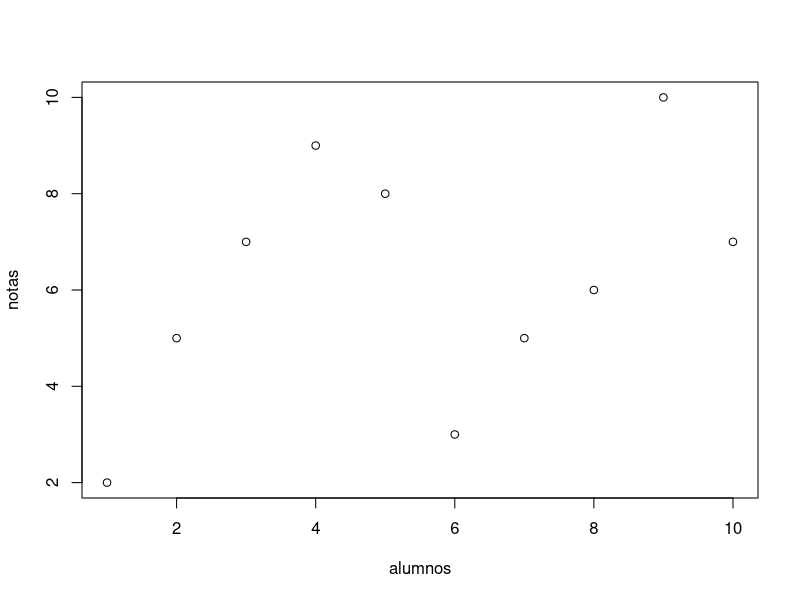
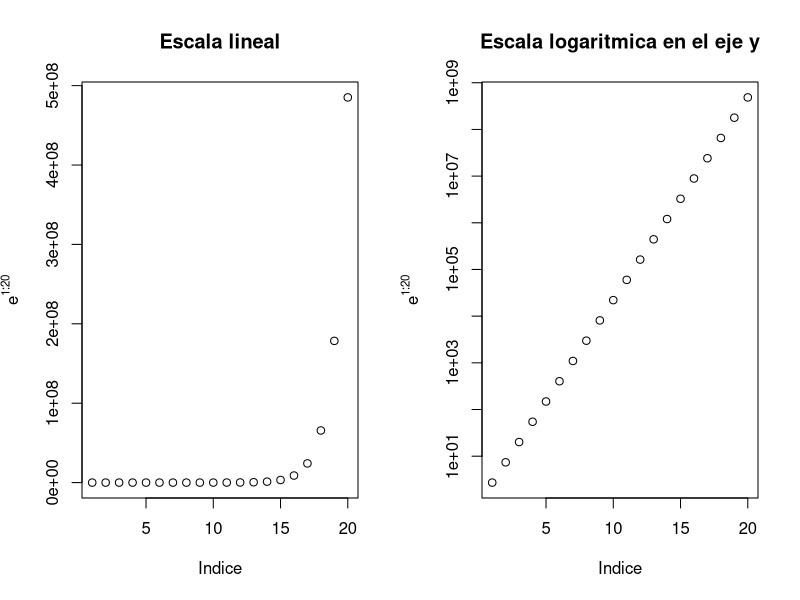
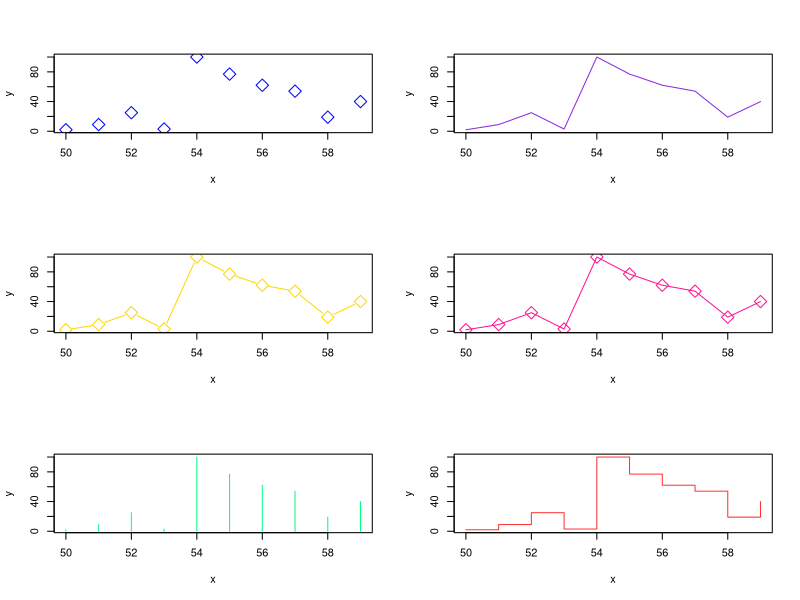
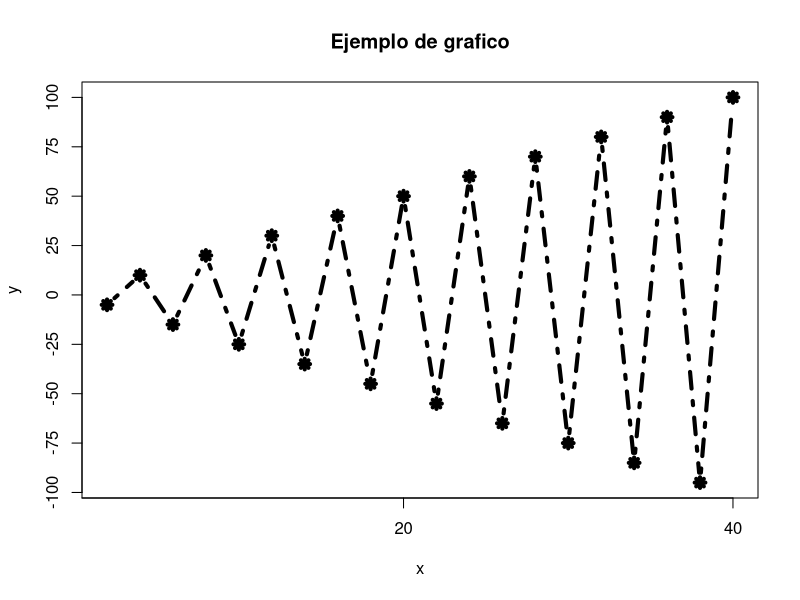
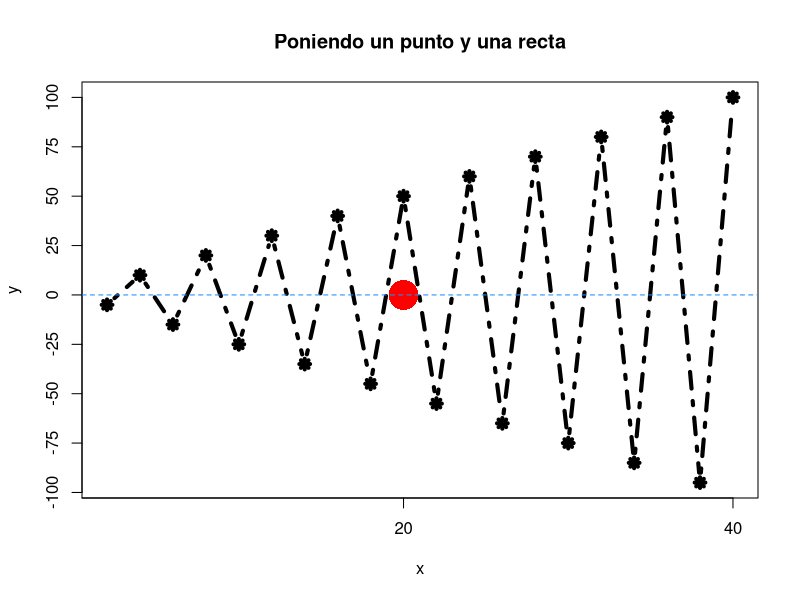
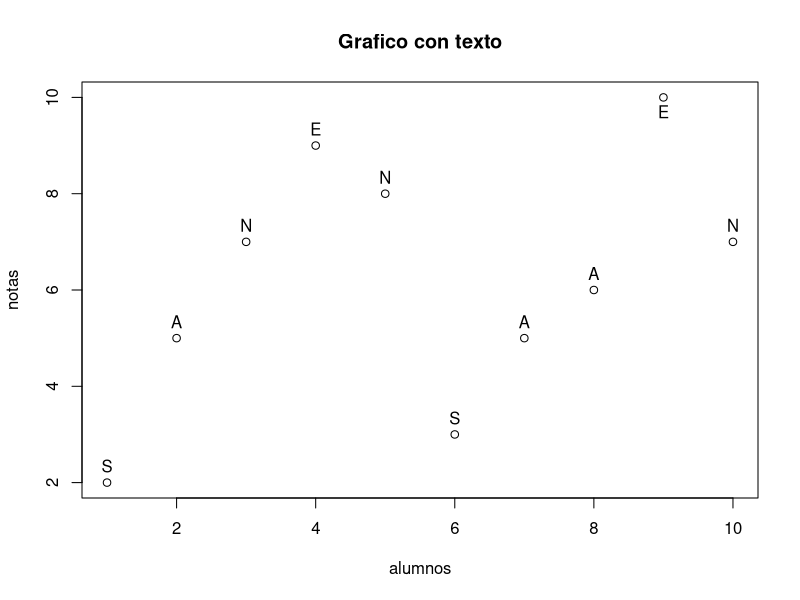
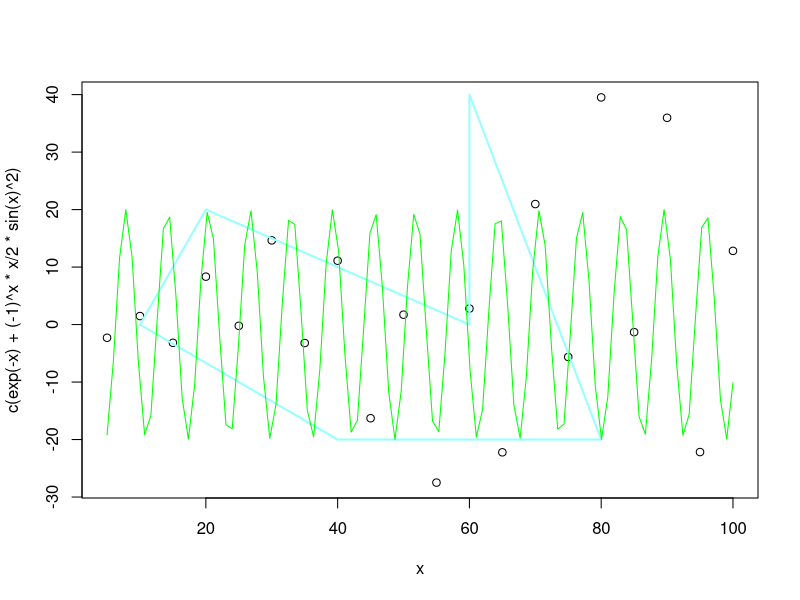
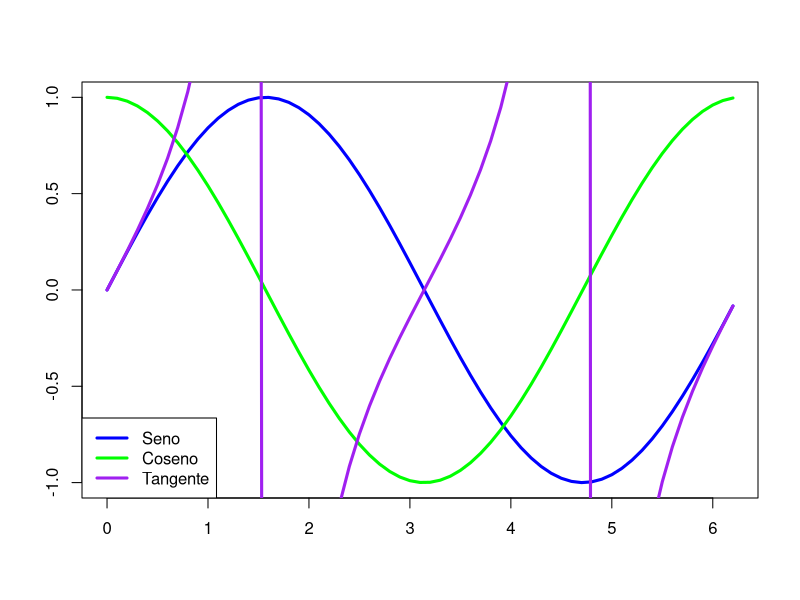

Recreate these plots in R, in order.
## ---- chunk 1
knitr::opts_chunk$set(echo = TRUE, comment = NA)
## ---- chunk 2
alumnos = c(1:10)
notas = c(2,5,7,9,8,3,5,6,10,7)
plot(alumnos,notas)
## ---- chunk 3
par(mfrow = c(1,2))
plot = plot(exp(1:20), xlab = "Indice", ylab = expression(e^{1:20}), 
            main = "Escala lineal")
plotLog = plot(exp(1:20), log = "y", xlab = "Indice", ylab = expression(e^{1:20}), 
               main = "Escala logaritmica en el eje y")
par(mfrow = c(1,1))
## ---- chunk 4
par(mfrow = c(3,2))
x = c(50:59)
y = c(2,9,25,3,100,77,62,54,19,40)
plot(x,y, pch = 23, cex = 2, col = "blue", type = "p")
plot(x,y, pch = 23, cex = 2, col = "blueviolet", type = "l")
plot(x,y, pch = 23, cex = 2, col = "gold", type = "b")
plot(x,y, pch = 23, cex = 2, col = "deeppink", type = "o")
plot(x,y, pch = 23, cex = 2, col = "springgreen", type = "h")
plot(x,y, pch = 23, cex = 2, col = "firebrick1", type = "s")
par(mfrow = c(1,1))
## ---- chunk 5
x = (2*(1:20))
y = (-1)^(1:20)*5*(1:20)
plot(x,y, main = "Ejemplo de grafico", pch = 8, cex = 1, type = "b", lty = 4, lwd = 4, 
     xaxp = c(0,40,2), yaxp = c(-100,100,8))
## ---- chunk 6
x = (2*(1:20))
y = (-1)^(1:20)*5*(1:20)
plot(x,y, main = "Poniendo un punto y una recta", pch = 8, 
     cex = 1, type = "b", lty = 4, lwd = 4, 
     xaxp = c(0,40,2), yaxp = c(-100,100,8))
points(20,0, col = "red", cex = 4, pch = 16)
abline (h = 0, lty = 2, col = "dodgerblue")
## ---- chunk 7
alumnos = c(1:10)
notas = c(2,5,7,9,8,3,5,6,10,7)
plot(alumnos,notas, main = "Grafico con texto")
text(alumnos,notas, labels = c("S","A","N","E","N","S","A","A","E","N"), 
     pos = c(rep(3,times = 8),1,3))
## ---- chunk 8
x = c(5*(1:20))
plot(x,c(exp(-x)+(-1)^x*x/2*sin(x)^2))
lines(c(20,10,40,80,60,60,20),c(20,0,-20,-20,40,0,20), lwd = 2, col = "darkslategray1")
curve(20*sin(x), add = TRUE, col = "green")
## ---- chunk 9
x = seq(0,2*pi,0.1)
plot(x,sin(x),type="l",col="blue",lwd=3,
     xlab="", ylab="")
lines(x,cos(x),col="green",lwd=3)
lines(x, tan(x), col="purple",lwd=3)
legend("bottomleft",col=c("blue","green","purple"),
     legend=c("Seno","Coseno", "Tangente"), lwd=3, bty="l")
## ---- chunk 10
x = c(5*(1:10))
plot(x,c(exp(-x)+(-1)^x*x/2*sin(x)^2), xlab = "", ylab = "", 
     main = "Grafico con varios elementos")
segments(10,0,40,0, col = "red", lwd = 4)
arrows(10,0,40,-10, col = " blue", length = 0.5, angle = 5, code = 3)
symbols(40,0,stars = cbind(1,.5,1,.5,1,.5,1,.5,1,.5),
        add = TRUE, lwd = 3, inches = 0.5)
symbols(40,0,stars = cbind(1,.5,1,.5,1,.5,1,.5,1,.5),
        add = TRUE, lwd = 3)
polygon(c(20,30,40),c(10,-10,10), col = "gold", density = 3, 
        angle = 90, lty = 4, lwd = 5)
